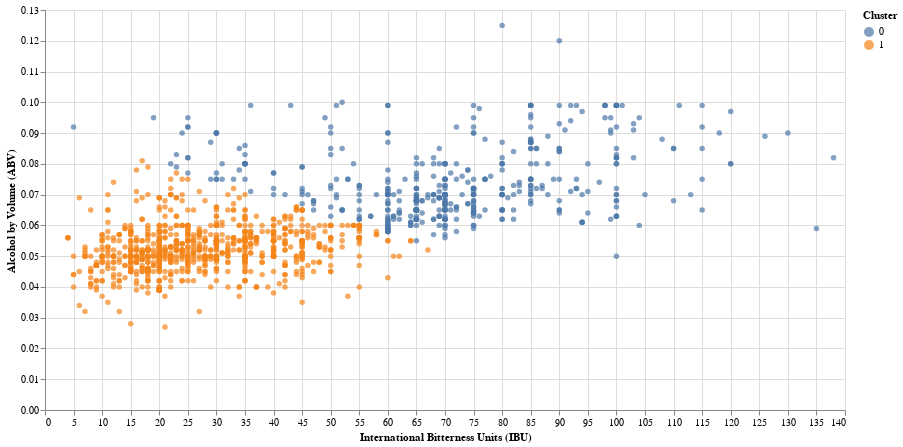

The notebook cell saved with this chart:
### Markdown cell above
**Question 1.8**
<br> {points: 1}

Create a scatter plot of `abv` on the y-axis versus `ibu` on the x-axis (using the data in `clustered_beer`) where the points are labelled by their cluster assignment. Add the `:N` suffix to the column name to ensure that altair will treat the `cluster` column as a categorical variable, and hence use a suitable color scheme. Name the plot object `clustered_beer_chart`.

*Remember to follow the best visualization practices, including adding human-readable labels to your plot.*

### Code cell
# your code here

clustered_beer_chart = alt.Chart(clustered_beer).mark_circle().encode(
    x=alt.X('ibu', title='International Bitterness Units (IBU)'),
    y=alt.Y('abv', title='Alcohol by Volume (ABV)'),
    color=alt.Color('cluster:N', title='Cluster')
).properties(
    width=800,
    height=400
)
clustered_beer_chart

### Figure 1 — Vega-Lite specification as saved in the notebook (floating-point values rounded to 4 significant figures; data arrays with more than 128 entries replaced by an {"elided": "..."} marker saying what was removed)
{"config": {"view": {"continuousWidth": 300, "continuousHeight": 300}}, "data": {"name": "data-9bf99311f8875085d3bcb6ede057e0ac"}, "mark": {"type": "circle"}, "encoding": {"color": {"field": "cluster", "title": "Cluster", "type": "nominal"}, "x": {"field": "ibu", "title": "International Bitterness Units (IBU)", "type": "quantitative"}, "y": {"field": "abv", "title": "Alcohol by Volume (ABV)", "type": "quantitative"}}, "height": 400, "width": 800, "$schema": "https://vega.github.io/schema/vega-lite/v5.8.0.json", "datasets": {"data-9bf99311f8875085d3bcb6ede057e0ac": {"elided": "1405 records"}}}
